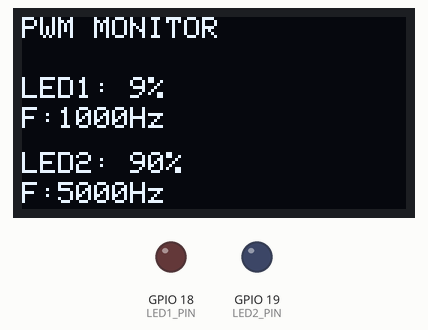
Recording of a program running on a simulated ESP32. Parts: 128×64 one-colour display, output pins drawn as LEDs (lit = HIGH).

Above: at 0.52 s.
At 4.8 s:
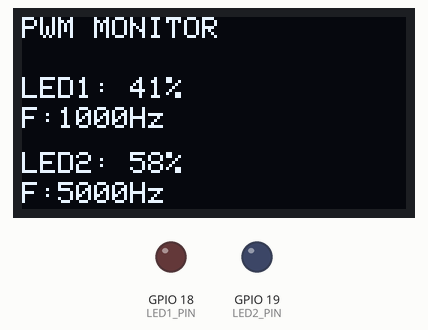
At 9.25 s:
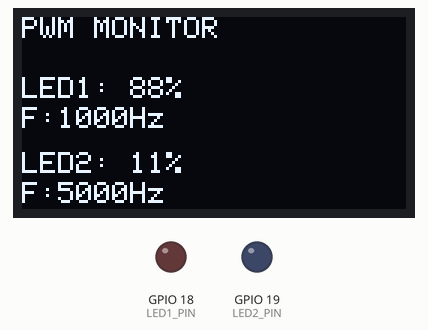
At 17.57 s:
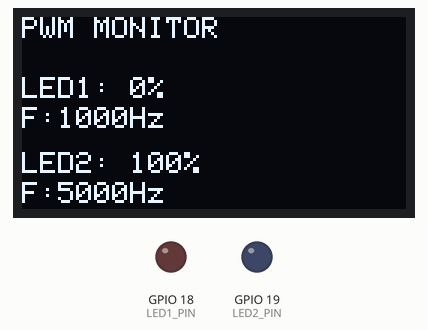
At 27.61 s:
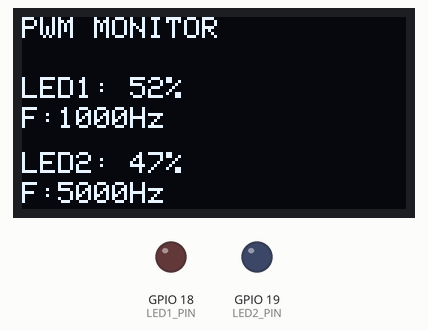
At 37.81 s:
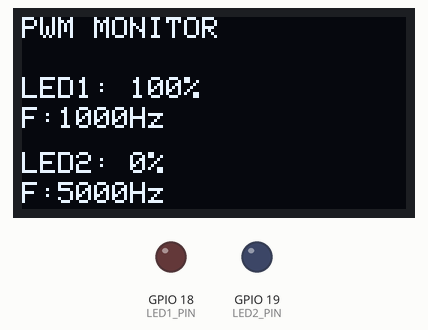

The program:

main.cpp
```cpp
#include <Arduino.h>
#include <Wire.h>
#include <Adafruit_GFX.h>
#include <Adafruit_SSD1306.h>

#define SCREEN_WIDTH 128
#define SCREEN_HEIGHT 64
#define OLED_RESET    -1
Adafruit_SSD1306 display(SCREEN_WIDTH, SCREEN_HEIGHT, &Wire, OLED_RESET);

// Pin definitions
const int LED1_PIN = 18;
const int LED2_PIN = 19;

// PWM Properties
const int freq1 = 1000;    // 1 kHz for LED 1
const int freq2 = 5000;    // 5 kHz for LED 2
const int channel1 = 0;
const int channel2 = 1;
const int resolution = 8;  // 8-bit resolution (0 - 255)

void setup() {
  Serial.begin(115200);

  // Initialize OLED display
  if(!display.begin(SSD1306_SWITCHCAPVCC, 0x3C)) {
    Serial.println(F("SSD1306 allocation failed"));
    for(;;);
  }
  display.clearDisplay();
  display.display();

  // Configure LEDC channels (Updated for ESP32 Arduino Core v3.x)
  ledcAttach(LED1_PIN, freq1, resolution);
  ledcAttach(LED2_PIN, freq2, resolution);
}

void loop() {
  // Fade both LEDs up and down
  for (int dutyCycle = 0; dutyCycle <= 255; dutyCycle += 5) {
    ledcWrite(channel1, dutyCycle);
    ledcWrite(channel2, 255 - dutyCycle);

    int percent1 = (dutyCycle * 100) / 255;
    int percent2 = ((255 - dutyCycle) * 100) / 255;

    // Update OLED
    display.clearDisplay();
    display.setTextSize(1);
    display.setTextColor(SSD1306_WHITE);

    display.setCursor(0, 0);
    display.println(F("PWM MONITOR"));

    display.setCursor(0, 20);
    display.print(F("LED1: "));
    display.print(percent1);
    display.print(F("%"));

    display.setCursor(0, 30);
    display.print(F("F:"));
    display.print(freq1);
    display.println(F("Hz"));

    display.setCursor(0, 45);
    display.print(F("LED2: "));
    display.print(percent2);
    display.print(F("%"));

    display.setCursor(0, 55);
    display.print(F("F:"));
    display.print(freq2);
    display.println(F("Hz"));

    display.display();
    delay(30);
  }

  for (int dutyCycle = 255; dutyCycle >= 0; dutyCycle -= 5) {
    ledcWrite(channel1, dutyCycle);
    ledcWrite(channel2, 255 - dutyCycle);

    int percent1 = (dutyCycle * 100) / 255;
    int percent2 = ((255 - dutyCycle) * 100) / 255;

    // Update OLED
    display.clearDisplay();
    display.setTextSize(1);
    display.setTextColor(SSD1306_WHITE);

    display.setCursor(0, 0);
    display.println(F("PWM MONITOR"));

    display.setCursor(0, 20);
    display.print(F("LED1: "));
    display.print(percent1);
    display.print(F("%"));

    display.setCursor(0, 30);
    display.print(F("F:"));
    display.print(freq1);
    display.println(F("Hz"));

    display.setCursor(0, 45);
    display.print(F("LED2: "));
    display.print(percent2);
    display.print(F("%"));

    display.setCursor(0, 55);
    display.print(F("F:"));
    display.print(freq2);
    display.println(F("Hz"));

    display.display();
    delay(30);
  }
}
```
